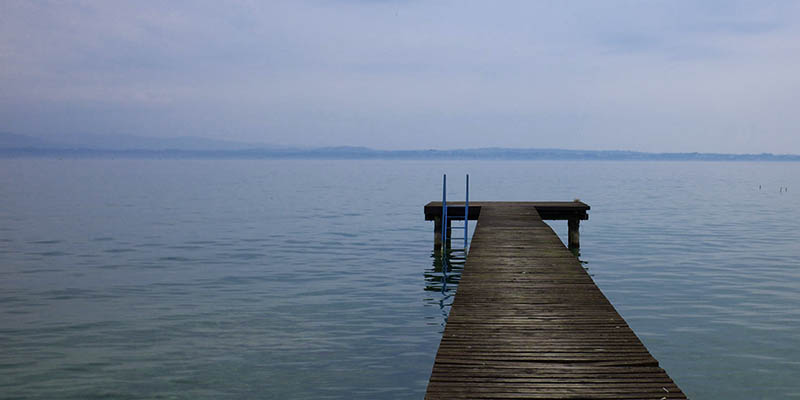
#> input picture steganalysis/input/test1.jpg, 800 x 400 px
$ python pd_hist.py --original input/test1.jpg --stego input/test1.jpg
#> lines starting #> are read from the running program, lines starting #| are printed output that depends on the picture
import os
import time
from enum import Enum

import numpy as np
import skimage.color
import skimage.io
import matplotlib.pyplot as plt
import argparse


class ColorChannel(Enum):
    RED = ('Red', 'red')
    GREEN = ('Green', 'green')
    BLUE = ('Blue', 'blue')


def conf_plot(ax, ch: ColorChannel, hist, bins, with_title=False):
    width = 1 * (bins[1] - bins[0])
    ax.bar(range(len(bins) - 1), hist, align='center', width=width, color=ch.value[1])
    if with_title:
        ax.set_title(ch.name.capitalize())


def hist_rgb(o_path, s_path, make_plot: bool = False, save_plot: bool = False, out_dir: str = None):
#> called with o_path = 'input/test1.jpg', s_path = 'input/test1.jpg', make_plot = True, save_plot = False
    bin_size = 256
    plot_path = None

    orig = skimage.io.imread(fname=os.path.abspath(o_path))
#> orig is the input picture: shape (400, 800, 3); mean R, G, B 117.5, 130.5, 149.9
    steg = skimage.io.imread(fname=os.path.abspath(s_path))

    h1r, be1r = np.histogram(orig[:, :, 0], bins=bin_size)
#> h1r = 256 values, max 7550 at index 236, min 0 at index 3, mean 1250; be1r = 257 values from 0 to 181
    h1g, be1g = np.histogram(orig[:, :, 1], bins=bin_size)
#> h1g = 256 values, max 7238 at index 247, min 0 at index 3, mean 1250; be1g = 257 values from 0 to 188
    h1b, be1b = np.histogram(orig[:, :, 2], bins=bin_size)
#> h1b = 256 values, max 5763 at index 244, min 0 at index 6, mean 1250; be1b = 257 values from 0 to 217

    h2r, be2r = np.histogram(steg[:, :, 0], bins=bin_size)
#> h2r has the same summary as h1r; be2r = 257 values from 0 to 181
    h2g, be2g = np.histogram(steg[:, :, 1], bins=bin_size)
#> h2g has the same summary as h1g; be2g = 257 values from 0 to 188
    h2b, be2b = np.histogram(steg[:, :, 2], bins=bin_size)
#> h2b has the same summary as h1b; be2b = 257 values from 0 to 217

    if make_plot:
        fig = plt.figure(constrained_layout=True, figsize=(15, 12))
        sub_figs = fig.subfigures(3, 1, wspace=0.07)

        axs_t = sub_figs[0].subplots(1, 3)
        sub_figs[0].suptitle('Original Image')

        conf_plot(axs_t[0], ColorChannel.RED, h1r, be1r, with_title=True)
#> in conf_plot, `width = 1 * (bins[1] - bins[0])`: width = 0.707
        conf_plot(axs_t[1], ColorChannel.GREEN, h1g, be1g, with_title=True)
        conf_plot(axs_t[2], ColorChannel.BLUE, h1b, be1b, with_title=True)

        axs_m = sub_figs[1].subplots(1, 3)
        sub_figs[1].suptitle('Stego Object')

        conf_plot(axs_m[0], ColorChannel.RED, h2r, be2r)
        conf_plot(axs_m[1], ColorChannel.GREEN, h2g, be2g)
        conf_plot(axs_m[2], ColorChannel.BLUE, h2b, be2b)

        axs_b = sub_figs[2].subplots(1, 3)
        sub_figs[2].suptitle('Pixel Histogram Difference')

        conf_plot(axs_b[0], ColorChannel.RED, (h1r - h2r), be2r)
        conf_plot(axs_b[1], ColorChannel.GREEN, (h1g - h2g), be2g)
        conf_plot(axs_b[2], ColorChannel.BLUE, (h1b - h2b), be2b)

        axs_t[0].set_ylabel('Pixel Count')
        axs_m[0].set_ylabel('Pixel Count')
        axs_b[0].set_ylabel('Pixel Count')
        axs_m[1].set_xlabel('Colour Intensity')

        for ax in axs_b:
            ax.spines['bottom'].set_position('center')

        fig.suptitle('Pixel Histogram Difference of Each Channel')

        if save_plot:
            out_dir = out_dir.strip('/')
            out_dir = os.path.abspath(f'{out_dir}' if out_dir else './output')

            if not os.path.exists(out_dir):
                os.makedirs(out_dir)

            plot_path = f'{out_dir}/pd_hist_{time.time_ns()}.png'
            plt.savefig(plot_path)

        plt.close(fig)
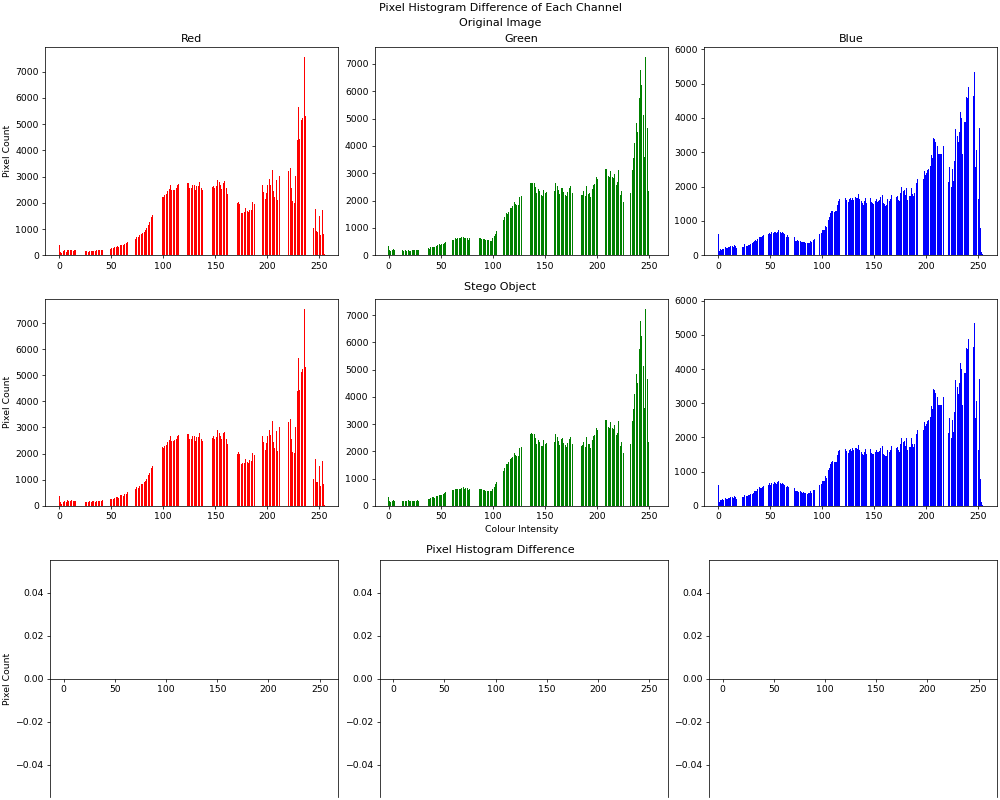
#> figure drawn by matplotlib, 9 panels; panel 1: tallest bar 7550 high, from x = 235.6 to 236.4; panel 2: tallest bar 7238 high, from x = 246.6 to 247.4; panel 3: tallest bar 5763 high, from x = 243.6 to 244.4; panel 4: tallest bar 7550 high, from x = 235.6 to 236.4

    return {
        'original': {
            'path': o_path,
            'red': {
                'histogram': h1r.tolist(),
                'bin_edges': be1r.tolist()
            },
            'green': {
                'histogram': h1g.tolist(),
                'bin_edges': be1g.tolist()
            },
            'blue': {
                'histogram': h1b.tolist(),
                'bin_edges': be1b.tolist()
            }
        },
        'stego': {
            'path': s_path,
            'red': {
                'histogram': h2r.tolist(),
                'bin_edges': be2r.tolist()
            },
            'green': {
                'histogram': h2g.tolist(),
                'bin_edges': be2g.tolist()
            },
            'blue': {
                'histogram': h2b.tolist(),
                'bin_edges': be2b.tolist()
            }
        },
#> (the run stopped early here; a loop or call above may not have finished)
